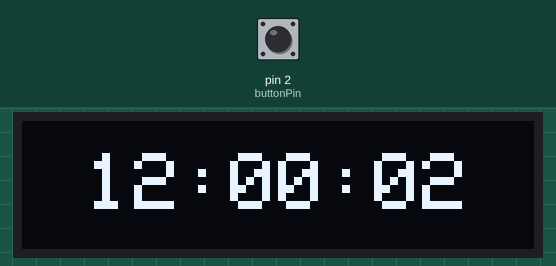
Bench run of a sketch on a simulated Arduino Uno, built with avr-gcc and run on an emulated ATmega328P. Parts: 128×32 one-colour display. The test bench sets the inputs (shaded band); at power-on: pin 2 (buttonPin) HIGH. The display library's start-up logo is not drawn.

Above: at 3.2 s.
3.3 s: pin 2 (buttonPin) pulled LOW for 0.15 s
At 4.5 s:
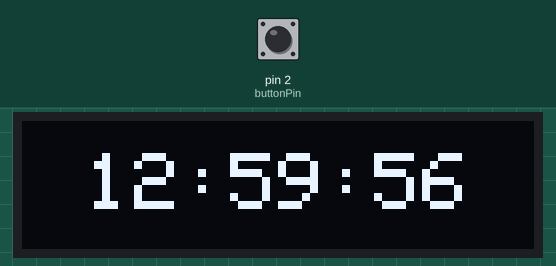
6.4 s: pin 2 (buttonPin) pulled LOW for 1 s
At 8.7 s:
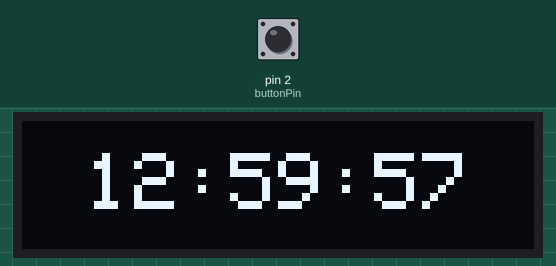
Timing chart, 0 to 10.2 s (numbered marks = the images above; inputs shaded):
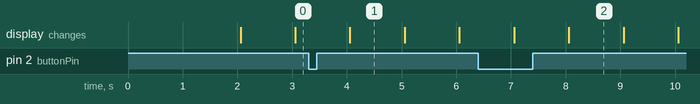

The sketch:

lesson5_clock.ino
```cpp
#include <Adafruit_SSD1306.h>  // Include the SSD1306 library
#include <Wire.h>  // Include the Wire library for I2C communication

Adafruit_SSD1306 display(128, 32, &Wire, -1);  // Initialize display object

const int buttonPin = 2;  // Pin number for the reset button
int lastButtonState = HIGH;  // Initialize the button state to HIGH

unsigned long previousMillis = 0;
const long interval = 1000;  // 1 second
int seconds = 0;
int minutes = 0;
int hours = 12;

void setup() {
  pinMode(buttonPin, INPUT_PULLUP);  // Enable internal pull-up
  display.begin(SSD1306_SWITCHCAPVCC, 0x3C);  // Initialize the display
  display.display();  // Show the splash screen (optional)
  delay(2000);  // Wait for 2 seconds
}

void loop() {
  unsigned long currentMillis = millis();

  // Check for button press to reset time
  int buttonState = digitalRead(buttonPin);
  if (buttonState == LOW && lastButtonState == HIGH) {
    delay(20);  // Debounce
    buttonState = digitalRead(buttonPin);
    if (buttonState == LOW) {
      hours = 12;
      minutes = 59;
      seconds = 55;
    }
  }
  lastButtonState = buttonState;

  // Update the time every second
  if (currentMillis - previousMillis >= interval) {
    previousMillis = currentMillis;
    seconds++;
    if (seconds >= 60) {
      minutes++;
      seconds = 0;
    }
    if (minutes >= 60) {
      hours++;
      minutes = 0;
    }
    if (hours > 12) {
      hours = 1;
    }

    // Clear the display
    display.clearDisplay();
    display.setTextSize(2);  // Increase text size to 2
    display.setTextColor(SSD1306_WHITE);

    // Centering the time on the display
    String timeString = "";
    if (hours < 10) timeString += "0";
    timeString += String(hours) + ":";
    if (minutes < 10) timeString += "0";
    timeString += String(minutes) + ":";
    if (seconds < 10) timeString += "0";
    timeString += String(seconds);

    int textWidth = timeString.length() * 12;  // 12 pixels per character at text size 2
    int cursorX = (display.width() - textWidth) / 2;
    int cursorY = (display.height() - 16) / 2;  // 16 pixels per line at text size 2

    display.setCursor(cursorX, cursorY);
    display.print(timeString);
    display.display();
  }
}
```

Measured:
- what the display in image 1 shows lasts 1.0 s, from 4.1 s to 5.1 s
